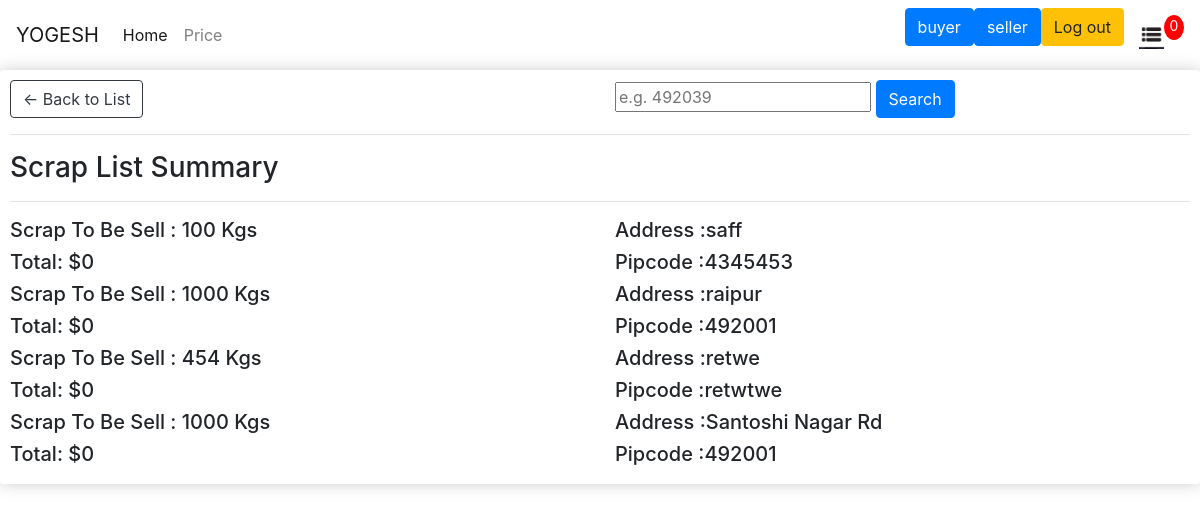
The page /buyer/ (signed in) on the database its author committed.
### scrapapp/models.py (models this page shows, shortened)
class Order(models.Model):
    customer = models.ForeignKey(Customer,null=True,blank=True,on_delete=models.SET_NULL)
    order_date = models.DateTimeField(auto_now_add=True)
    complete = models.BooleanField(default=False,null=True,blank=True)
    Transaction_id = models.CharField(max_length=200,null=True)
    @property
    def get_total_items(self):
        orderitems = self.orderitem_set.all()
        total = sum([item.quantity for item in orderitems])
        return total
    @property
    def get_total_price(self):
        orderitems = self.orderitem_set.all()
        total = sum([item.get_total for item in orderitems])
        return total

class Pickup(models.Model):
    weight = models.IntegerField(null=True,blank=True)
    date = models.DateField(null=True,blank=True)
    time = models.TimeField(null=True,blank=True)
    address = models.CharField(max_length=128,null=True,blank=True)
    pincode = models.CharField(max_length=128,null=True,blank=True)
    def total_weight(self):
        return self.weight

### scrapapp/views.py (the view)
# urls.py: path("buyer/",buyer,name="buyer"),
def buyer(request):
    if request.user.is_authenticated:
        customer = request.user.customer
        order, created = Order.objects.get_or_create(customer=customer,complete=False)
        items = order.orderitem_set.all()
        cartItem = order.get_total_items
        typeUser = userTypeModel.objects.all()
        add = Pickup.objects.all()
        Users = Customer.objects.all()
    else:
        order={}
        items ={}
        cartItem={}
        typeUser ={}
        add = {}
    context = {'order':order,'items':items,'cartItem':cartItem,'typeuser':typeUser,'address':add,'tarun':tarun,'users':Users}
    return render(request,'scrapapp/buyer.html',context)

### scrapapp/templates/scrapapp/buyer.html (shortened to what this page needs)
{% extends 'scrapapp/base.html' %}
{% block content%}
{% load static %}
<div class="box-element">
    <div class="row">
    <div class="col md-6">
<a  class="btn btn-outline-dark" href="{% url 'price' %}">&#x2190; Back to List</a>
</div>
<div class="col md-6">
<input  type='text'  id="pin"placeholder="e.g. 492039">
<button type="submit" id="searchpin" class="btn btn-md btn-primary">Search</b>
</div>
</div>
    <hr>
    <h3>Scrap List Summary</h3>
    <hr>
    {%for add in address%}
    <div class="row">
        <div class="col-md-6">
    <h5>Scrap To Be Sell :   {{add.total_weight}} Kgs</h5>
    <h5>Total:   ${{order.get_total_price}}</h5>
        </div>
    <div class="col-md-6">
    <h5>Address :{{add.address}}</h5>
    <h5>Pipcode :{{add.pincode}}</h5>
    </div>
</div>
    {% endfor%}
</div>
{% endblock %}

### scrapapp/templates/scrapapp/base.html (shortened to what this page needs)
<!DOCTYPE html>
{% load static %}
<html>
    <head>
        <link rel="stylesheet" type="text/css" href="{% static 'css/c.css' %}">
        <link rel="stylesheet" href="https://cdn.jsdelivr.net/npm/bootstrap@4.0.0/dist/css/bootstrap.min.css">
    </head>
    <body>
        <div class="newc">
        <nav class="navbar navbar-expand-lg navbar-light">
            <a class="navbar-brand" href="">{{user.username|upper}}</a>
            <div class="collapse navbar-collapse" id="navbarSupportedContent">
              <ul class="navbar-nav mr-auto">
                <li class="nav-item active">
                  <a class="nav-link" href="/">Home</a>
                </li>
                <li class="nav-item">
                  <a class="nav-link" href="{% url 'price'%}">Price</a>
                </li>
              </ul>
              {% if user.is_authenticated %}
              <p id=""><a href="{% url 'buyer'%}" class="btn btn-primary">buyer</a></p>
              <p><a href="{% url 'list'%}" class="btn btn-primary">seller</a></p>
            <p><a href="{% url 'logout'%}" class="btn btn-warning">Log out</a></p>
            <a href="{% url 'list' %}">
                <img  id="cart-icon" src="{% static 'media/image/list.png'%}">
            </a>
            <p id="cart-total">{{order.get_total_items}}</p>
        </div>
    </nav>
  </div>
    {% block content%}
    {% endblock%}
          {%endif%}
    </body>
</html>

### static/css/c.css (style rules this page uses)
body { background-color: hsl(0, 0%, 98%); }
h1,h2,h3,h4,h5,h6 { color:hsl(0, 0%, 30%); }
.box-element { box-shadow:hsl(0, 0%, 80%) 0 0 16px; background-color: #fff; border-radius: 4px; padding: 10px; }
#cart-icon { width:25px; display: inline-block; margin-left: 15px; }
#cart-total { display: block; text-align: center; color:#fff; background-color: red; width: 20px; height: 25px; border-radius: 50%; font-size: 14px; }
.btn { border-radius: 0; }

### rows shown on the page
Order: get_total_items "0", get_total_price "0"
Pickup: total_weight "100", address "saff", pincode "4345453"
Pickup: total_weight "1000", address "raipur", pincode "492001"
Pickup: total_weight "454", address "retwe", pincode "retwtwe"
Pickup: total_weight "1000", address "Santoshi Nagar Rd", pincode "492001"

### other values the page prints
{{ user.username|upper }} "YOGESH"
